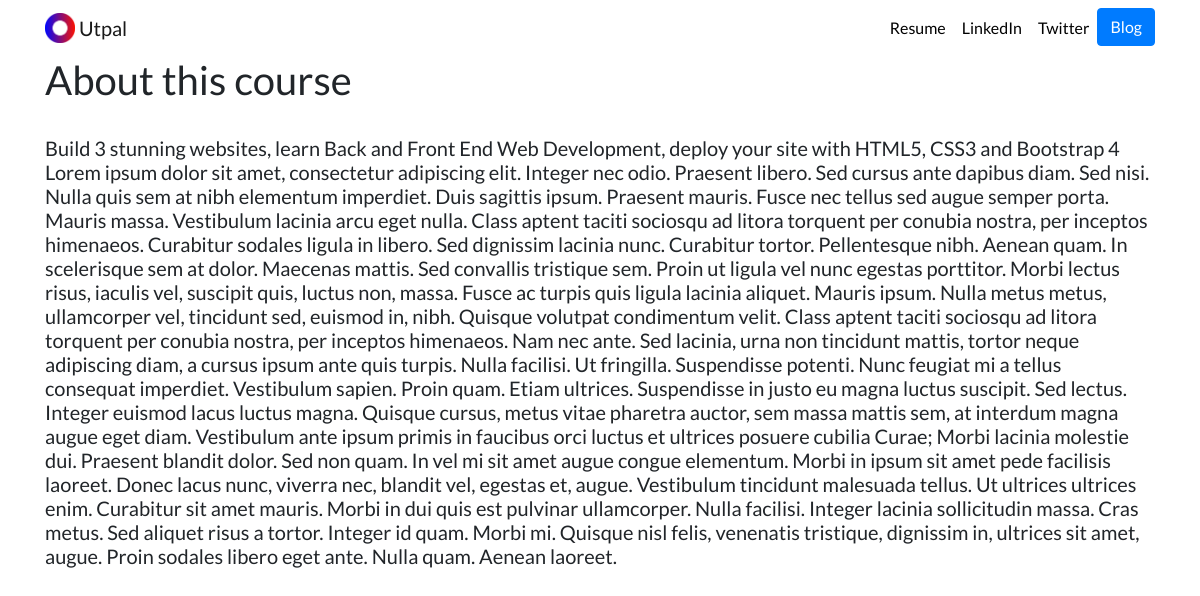
Page /blog/3/ on the committed database.
### blog/models.py (models this page shows, shortened)
class Blog(models.Model):
    title = models.CharField(max_length=100)
    description = models.TextField()
    date = models.DateTimeField()

### blog/views.py (the view)
# urls.py: path('<int:blog_id>/',views.detail,name='detail')
def detail(request, blog_id):
    blog=get_object_or_404(Blog,pk=blog_id)
    return render(request, 'blog/detail.html', {'blog': blog})

### blog/templates/blog/detail.html
{% extends 'portfolio/base.html' %}
{% block content %}
<h1>{{ blog.title }}</h1>
<br>
<h5>{{ blog.description |safe}}</h5>
{% endblock %}

### portfolio/static/portfolio/custom.css (style rules this page uses)
body { font-family: 'Lato', sans-serif; }

### rows in the picture
Blog: title "About this course", description "Build 3 stunning websites, learn Back and Front End Web Development, deploy your site with HTML5, CSS3 and Bootstrap 4 Lorem ipsum dolor sit amet, consectetur adipiscing elit. Integer nec odio. Praesent libero. Sed cursus ante dapibus diam. Sed nisi. Nulla quis sem at nibh elementum imperdiet. Duis sagittis ipsum. Praesent mauris. Fusce nec tellus sed augue semper porta. Mauris massa. Vestibulum lacinia arcu eget nulla. Class aptent taciti sociosqu ad litora torquent per conubia nostra, per inceptos himenaeos. Curabitur sodales ligula in libero. Sed dignissim lacinia nunc. Curabitur tortor. Pellentesque nibh. Aenean quam. In scelerisque sem at dolor. Maecenas mattis. Sed convallis tristique…"
